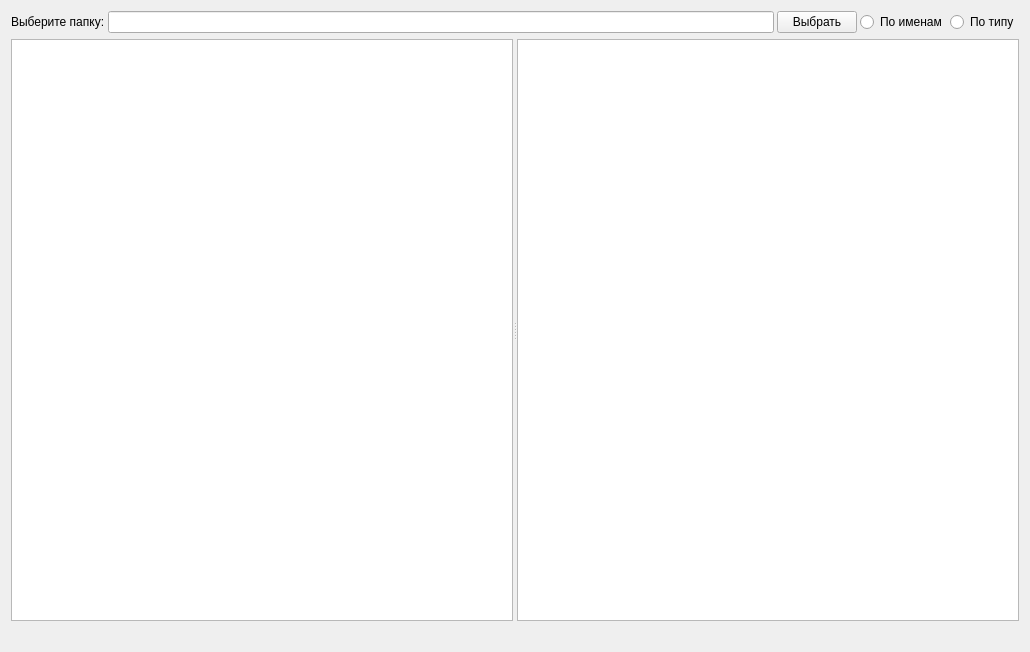
<?xml version="1.0" encoding="UTF-8"?>
<ui version="4.0">
 <class>DirectoryStatsMainWindow</class>
 <widget class="QWidget" name="DirectoryStatsMainWindow">
  <property name="geometry">
   <rect>
    <x>0</x>
    <y>0</y>
    <width>1030</width>
    <height>652</height>
   </rect>
  </property>
  <property name="windowTitle">
   <string>Задание 3: статистика файлов</string>
  </property>
  <layout class="QVBoxLayout" name="verticalLayout">
   <item>
    <widget class="QFrame" name="frame">
     <property name="sizePolicy">
      <sizepolicy hsizetype="Preferred" vsizetype="Fixed">
       <horstretch>0</horstretch>
       <verstretch>0</verstretch>
      </sizepolicy>
     </property>
     <layout class="QHBoxLayout" name="horizontalLayout">
      <property name="spacing">
       <number>3</number>
      </property>
      <property name="leftMargin">
       <number>0</number>
      </property>
      <property name="topMargin">
       <number>0</number>
      </property>
      <property name="rightMargin">
       <number>0</number>
      </property>
      <property name="bottomMargin">
       <number>0</number>
      </property>
      <item>
       <widget class="QLabel" name="label">
        <property name="text">
         <string>Выберите папку:</string>
        </property>
       </widget>
      </item>
      <item>
       <widget class="QLineEdit" name="dirLineEdit">
        <property name="readOnly">
         <bool>true</bool>
        </property>
       </widget>
      </item>
      <item>
       <widget class="QPushButton" name="choosePushButton">
        <property name="text">
         <string>Выбрать</string>
        </property>
       </widget>
      </item>
      <item>
       <widget class="QRadioButton" name="listfilesRadioButton">
        <property name="text">
         <string>По именам</string>
        </property>
       </widget>
      </item>
      <item>
       <widget class="QRadioButton" name="groupFilesRadioButton">
        <property name="text">
         <string>По типу</string>
        </property>
       </widget>
      </item>
     </layout>
    </widget>
   </item>
   <item>
    <widget class="QSplitter" name="splitter">
     <property name="orientation">
      <enum>Qt::Horizontal</enum>
     </property>
     <widget class="QTreeView" name="filesTreeView"/>
     <widget class="QTableView" name="filesTableView">
      <attribute name="verticalHeaderVisible">
       <bool>false</bool>
      </attribute>
     </widget>
    </widget>
   </item>
   <item>
    <widget class="QLabel" name="statusLable">
     <property name="sizePolicy">
      <sizepolicy hsizetype="Preferred" vsizetype="Fixed">
       <horstretch>0</horstretch>
       <verstretch>0</verstretch>
      </sizepolicy>
     </property>
    </widget>
   </item>
  </layout>
 </widget>
 <resources/>
 <connections/>
</ui>
